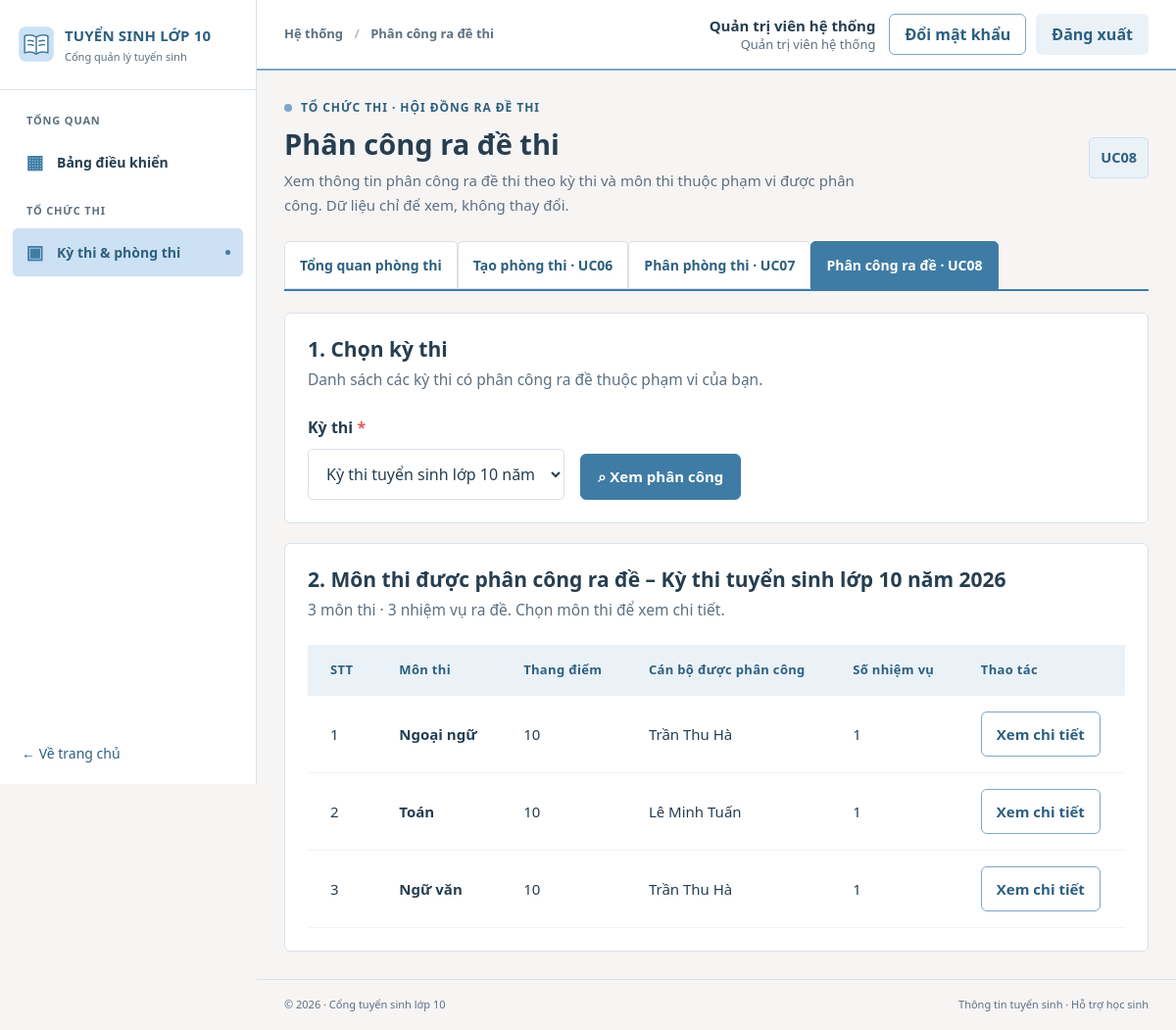
/exam/phan-cong-ra-de.php (signed in), run on the app's committed database.
### tables this page shows
CREATE TABLE TaiKhoan (
  maTaiKhoan VARCHAR(20) NOT NULL,
  tenDangNhap VARCHAR(50) NOT NULL,
  matKhau VARCHAR(255) NOT NULL,
  hoTen VARCHAR(100) NOT NULL,
  vaiTro VARCHAR(30) NOT NULL,
  maCanBo VARCHAR(20) NULL,
  maThiSinh VARCHAR(20) NULL,
  trangThai VARCHAR(20) NOT NULL DEFAULT 'Hoạt động',
  soLanSai INT NOT NULL DEFAULT 0,
  khoaDen DATETIME NULL,
  lanDangNhapCuoi DATETIME NULL,
  ngayTao DATETIME NOT NULL DEFAULT CURRENT_TIMESTAMP,
  PRIMARY KEY (maTaiKhoan),
  UNIQUE KEY uq_taikhoan_ten (tenDangNhap),
  CONSTRAINT ck_taikhoan_vaitro CHECK (vaiTro IN ('HOC_SINH','GVCN','BAN_TUYEN_SINH','HD_TUYEN_SINH','HD_COI_THI','HD_CHAM_THI','CAT_PHACH','HD_PHUC_KHAO','HD_RA_DE','QUAN_TRI')),
  CONSTRAINT ck_taikhoan_trangthai CHECK (trangThai IN ('Hoạt động','Bị khóa')),
  CONSTRAINT ck_taikhoan_solansai CHECK (soLanSai >= 0),
  CONSTRAINT fk_taikhoan_canbo FOREIGN KEY (maCanBo) REFERENCES CanBo(maCanBo),
  CONSTRAINT fk_taikhoan_thisinh FOREIGN KEY (maThiSinh) REFERENCES ThiSinh(maThiSinh)
);

CREATE TABLE KyThi (
  maKyThi VARCHAR(20) NOT NULL,
  tenKyThi VARCHAR(150) NOT NULL,
  thoiGianKetThuc DATETIME NOT NULL,
  maDot VARCHAR(20) NOT NULL,
  PRIMARY KEY (maKyThi),
  CONSTRAINT fk_kythi_dot FOREIGN KEY (maDot) REFERENCES DotTuyenSinh(maDot)
);

CREATE TABLE PhanCongRaDe (
  maPhanCong VARCHAR(20) NOT NULL,
  maKyThi VARCHAR(20) NOT NULL,
  maMonThi VARCHAR(20) NOT NULL,
  maCanBo VARCHAR(20) NOT NULL,
  thoiGianThucHien DATETIME NULL,
  thongTinNhiemVu VARCHAR(255) NOT NULL,
  PRIMARY KEY (maPhanCong),
  CONSTRAINT fk_pcrd_kythi FOREIGN KEY (maKyThi) REFERENCES KyThi(maKyThi),
  CONSTRAINT fk_pcrd_mon FOREIGN KEY (maMonThi) REFERENCES MonThi(maMonThi),
  CONSTRAINT fk_pcrd_canbo FOREIGN KEY (maCanBo) REFERENCES CanBo(maCanBo)
);

CREATE TABLE MonThi (
  maMonThi VARCHAR(20) NOT NULL,
  tenMonThi VARCHAR(100) NOT NULL,
  thangDiem DECIMAL(5,2) NOT NULL,
  PRIMARY KEY (maMonThi),
  CONSTRAINT ck_monthi_thangdiem CHECK (thangDiem > 0)
);

### config/app.php (called while the page is built, shortened)
<?php
return [
    'name' => getenv('APP_NAME') ?: 'CỔNG THÔNG TIN TUYỂN SINH VÀO LỚP 10',
    'demo_mode' => filter_var(getenv('DEMO_MODE') ?: '1', FILTER_VALIDATE_BOOLEAN),
    'timezone' => 'Asia/Ho_Chi_Minh',
    'base_path' => getenv('APP_BASE_PATH') ?: null,
];

### includes/functions.php (called while the page is built, shortened)
<?php
function app_config(): array {
    static $cfg = null;
    if ($cfg === null) {
        $cfg = require dirname(__DIR__) . '/config/app.php';
        date_default_timezone_set($cfg['timezone']);
    }
    return $cfg;
}
function e(mixed $str): string {
    return htmlspecialchars((string)$str, ENT_QUOTES | ENT_SUBSTITUTE, 'UTF-8');
}
function catalog_display_name(string $name): string {
    $name = preg_replace('/\s*\(mẫu\)\s*$/iu', '', $name) ?? $name;
    $name = preg_replace('/Phòng\s+demo\s+(\d+)-(\d{2})/iu', 'Phòng thi $1$2', $name) ?? $name;
    $name = preg_replace('/\bdemo\b\s*/iu', '', $name) ?? $name;
    return trim(preg_replace('/[ \t]{2,}/u', ' ', $name) ?? $name);
}
function base_path(): string {
    $forced = app_config()['base_path'];
    $root = realpath(dirname(__DIR__));
    $docroot = realpath($_SERVER['DOCUMENT_ROOT'] ?? '');
    $r = strtolower(str_replace('\\','/',$root));
    $d = rtrim(strtolower(str_replace('\\','/',$docroot)),'/');
    if ($r === $d) return '';
    return '';
}
function url(string $path = '', array $query = []): string {
    $prefix = rtrim(base_path(), '/');
    $clean = ltrim($path, '/');
    $target = $prefix . '/' . $clean;
    if (!$query) return $target;
    $parts = explode('#', $target, 2);
    $parts[0] .= (str_contains($parts[0], '?') ? '&' : '?') . http_build_query($query, '', '&', PHP_QUERY_RFC3986);
    return $parts[0] . (isset($parts[1]) ? '#' . $parts[1] : '');
}

### includes/auth.php (called while the page is built, shortened)
<?php
require_once __DIR__ . '/functions.php';
require_once __DIR__ . '/permissions.php';
require_once dirname(__DIR__) . '/services/auth_service.php';
function current_user(): ?array {
    static $user = false;
    if ($user !== false) return $user;
    $user = null;
    $ma = $_SESSION['user']['maTaiKhoan'] ?? null;
    try {
        $user = layTaiKhoanHoatDong((string)$ma);
    } catch (Throwable $e) {
        error_log('current_user: ' . $e->getMessage());
        $user = $_SESSION['user'];
    }
    return $user;
}
function require_auth(): array {
    $user = current_user();
    return $user;
}
function require_role(array $vaiTro): array {
    $user = require_auth();
    return $user;
}

### config/database.php (called while the page is built, shortened)
<?php
function db(): PDO {
    static $pdo = null;
    if ($pdo instanceof PDO) return $pdo;
    $localPath = __DIR__ . '/database.local.php';
    $local = is_file($localPath) ? require $localPath : [];
    $host = getenv('DB_HOST') ?: ($local['host'] ?? '127.0.0.1');
    $port = getenv('DB_PORT') ?: ($local['port'] ?? '3306');
    $name = getenv('DB_NAME') ?: ($local['name'] ?? 'dreamteam_tuyensinh10_demo');
    $user = getenv('DB_USER') ?: ($local['user'] ?? 'root');
    $passEnv = getenv('DB_PASS');
    $pass = $passEnv !== false ? $passEnv : ($local['pass'] ?? '');
    $pdo = new PDO(
        "mysql:host={$host};port={$port};dbname={$name};charset=utf8mb4", $user, $pass,
        [PDO::ATTR_ERRMODE => PDO::ERRMODE_EXCEPTION, PDO::ATTR_DEFAULT_FETCH_MODE => PDO::FETCH_ASSOC,
         PDO::ATTR_EMULATE_PREPARES => false]
    );
    return $pdo;
}

### services/auth_service.php (called while the page is built, shortened)
<?php
require_once dirname(__DIR__) . '/config/database.php';
function tk_cot_phien(): string {
    return 'maTaiKhoan, tenDangNhap, hoTen, vaiTro, maCanBo, maThiSinh, trangThai';
}
function layTaiKhoanHoatDong(string $maTaiKhoan): ?array {
    $st = db()->prepare('SELECT ' . tk_cot_phien() . " FROM TaiKhoan WHERE maTaiKhoan = ? AND trangThai = 'Hoạt động'");
    $st->execute([$maTaiKhoan]);
    return $st->fetch() ?: null;
}

### includes/permissions.php (called while the page is built, shortened)
<?php
function ten_vai_tro(string $vaiTro): string {
    return VAI_TRO[$vaiTro] ?? $vaiTro;
}
function has_role(?array $user, array $vaiTro): bool {
    return $user !== null && in_array($user['vaiTro'], $vaiTro, true);
}

### services/exam_service.php (called while the page is built, shortened)
<?php
require_once dirname(__DIR__) . '/config/database.php';
require_once dirname(__DIR__) . '/includes/permissions.php';
function layPhamViKyThiRaDe(array $user): ?array {
    if (has_role($user, ['BAN_TUYEN_SINH', 'QUAN_TRI'])) return null;
    $maCanBo = (string)($user['maCanBo'] ?? '');
    $st = db()->prepare('SELECT DISTINCT h.maKyThi
                         FROM CanBo c
                         JOIN HoiDongThi h ON h.maHoiDongThi = c.maHoiDongThi
                         WHERE c.maCanBo = ? AND h.loaiHoiDong = "Ra đề"');
    $st->execute([$maCanBo]);
    return $st->fetchAll(PDO::FETCH_COLUMN);
}
function timKyThiDuocPhanCong(?array $phamVi): array {
    $sql = 'SELECT k.maKyThi, k.tenKyThi, k.thoiGianKetThuc, COUNT(*) AS soPhanCong
            FROM PhanCongRaDe pc JOIN KyThi k ON k.maKyThi = pc.maKyThi';
    $params = [];
    $st = db()->prepare($sql . ' GROUP BY k.maKyThi, k.tenKyThi, k.thoiGianKetThuc ORDER BY k.maKyThi DESC');
    $st->execute($params);
    return $st->fetchAll();
}
function layDanhSachPhanCongRaDe(string $maKyThi = '', ?string $maCanBo = null, ?string $maMonThi = null): array {
    $sql = 'SELECT pc.maPhanCong, pc.maKyThi, k.tenKyThi, pc.maMonThi, m.tenMonThi, m.thangDiem,
                   pc.maCanBo, c.hoTen AS tenCanBo, c.chucVu,
                   COALESCE(t.tenTruongTHCS, p.tenTruongTHPT, "") AS donViCongTac,
                   pc.thoiGianThucHien, pc.thongTinNhiemVu
            FROM PhanCongRaDe pc
            JOIN KyThi k ON k.maKyThi = pc.maKyThi
            JOIN MonThi m ON m.maMonThi = pc.maMonThi
            JOIN CanBo c ON c.maCanBo = pc.maCanBo
            LEFT JOIN TruongTHCS t ON t.maTruongTHCS = c.maTruongTHCS
            LEFT JOIN TruongTHPT p ON p.maTruongTHPT = c.maTruongTHPT
            WHERE 1=1';
    $params = [];
    if ($maKyThi !== '') {
        $sql .= ' AND pc.maKyThi = ?';
        $params[] = $maKyThi;
    }
    $sql .= ' ORDER BY k.maKyThi DESC, m.maMonThi, pc.maPhanCong';
    $st = db()->prepare($sql);
    $st->execute($params);
    return $st->fetchAll();
}
function nhomPhanCongTheoMon(array $dsPhanCong): array {
    $mon = [];
    foreach ($dsPhanCong as $pc) {
        $k = $pc['maMonThi'];
        $mon[$k] ??= ['maMonThi' => $k, 'tenMonThi' => $pc['tenMonThi'], 'thangDiem' => $pc['thangDiem'], 'soNhiemVu' => 0, 'canBo' => []];
        $mon[$k]['soNhiemVu']++;
        $mon[$k]['canBo'][$pc['maCanBo']] = $pc['tenCanBo'];
    }
    return array_values($mon);
}

### exam/phan-cong-ra-de.php (the view, shortened to what this page needs)
<?php
require_once dirname(__DIR__) . '/includes/exam_ui.php';
$nguoiDung = require_role(['HD_RA_DE', 'BAN_TUYEN_SINH', 'QUAN_TRI']);
$maKyThi = ui_input('kyThi');
$maMonThi = ui_input('monThi');
$loi = null;
$dsKyThi = [];
$dsMon = [];
$kyThiHienTai = null;
try {
    $phamVi = layPhamViKyThiRaDe($nguoiDung);
    $dsKyThi = timKyThiDuocPhanCong($phamVi);
    if ($maKyThi === '' && $dsKyThi) $maKyThi = (string)$dsKyThi[0]['maKyThi'];
    if ($maKyThi !== '') {
        foreach ($dsKyThi as $k) if ($k['maKyThi'] === $maKyThi) $kyThiHienTai = $k;
        $dsMon = nhomPhanCongTheoMon(layDanhSachPhanCongRaDe($maKyThi));
    }
} catch (BusinessException $e) {
    $loi = $e->getMessage();
    $chiTietLoi = $e->details();
    if ($loi === EXAM_TB_KHONG_DU_QUYEN) { $dsMon = []; $kyThiHienTai = null; }
    $dsChiTiet = [];
} catch (Throwable $e) {
    error_log('UC08: ' . $e->getMessage());
    $loi = EXAM_TB_LOI_TAI_PHAN_CONG;
}
ui_page_start('exam', 'Phân công ra đề thi', 'Tổ chức thi · Hội đồng ra đề thi', 'Xem thông tin phân công ra đề thi theo kỳ thi và môn thi thuộc phạm vi được phân công. Dữ liệu chỉ để xem, không thay đổi.', 'UC08');
?>
<?php if (!$dsKyThi && !$loi): ?>
  <?php ui_notice('info', EXAM_TB_CHUA_CO_PHAN_CONG_RA_DE, ['Không có dữ liệu nào bị thay đổi.']); ?>
<?php else: ?>
<section class="panel">
  <div class="panel-heading">
    <div>
      <h2>1. Chọn kỳ thi</h2>
      <p>Danh sách các kỳ thi có phân công ra đề thuộc phạm vi của bạn.</p>
    </div>
  </div>
  <form method="get" class="ui-search" novalidate>
    <div class="field ui-search-btn">
      <button class="btn btn-primary" type="submit">⌕ Xem phân công</button>
    </div>
  </form>
</section>
<?php endif; ?>
<?php if ($kyThiHienTai): ?>
<section class="panel">
  <div class="panel-heading">
    <div>
      <h2>2. Môn thi được phân công ra đề – <?= e(catalog_display_name((string)$kyThiHienTai['tenKyThi'])) ?></h2>
      <p><?= count($dsMon) ?> môn thi · <?= (int)$kyThiHienTai['soPhanCong'] ?> nhiệm vụ ra đề. Chọn môn thi để xem chi tiết.</p>
    </div>
  </div>
  <div class="table-wrap">
    <table class="data-table">
      <thead><tr><th>STT</th><th>Môn thi</th><th>Thang điểm</th><th>Cán bộ được phân công</th><th>Số nhiệm vụ</th><th class="ui-align-right">Thao tác</th></tr></thead>
      <tbody>
        <?php foreach ($dsMon as $i => $m): $dangXem = $m['maMonThi'] === $maMonThi; ?>
          <tr<?= $dangXem ? ' style="background:#f0f9ff"' : '' ?>>
            <td><?= $i + 1 ?></td>
            <td><strong><?= e($m['tenMonThi']) ?></strong></td>
            <td><?= e(rtrim(rtrim((string)$m['thangDiem'], '0'), '.')) ?></td>
            <td><?= e(implode(', ', $m['canBo'])) ?></td>
            <td><?= (int)$m['soNhiemVu'] ?></td>
            <td class="ui-align-right">
              <a class="btn btn-sm <?= $dangXem ? 'btn-primary' : 'btn-outline' ?>" href="<?= e(url('exam/phan-cong-ra-de.php', ['kyThi' => $maKyThi, 'monThi' => $m['maMonThi']])) ?>">Xem chi tiết</a>
            </td>
          </tr>
        <?php endforeach; ?>
      </tbody>
    </table>
  </div>
</section>
<?php endif; ?>

### includes/header.php (shortened to what this page needs)
<?php
require_once __DIR__ . '/functions.php';
$page_title = $page_title ?? 'Trang chủ';
$layout = $layout ?? 'public';
$cfg = app_config();
$studentShell = $layout === 'dashboard' && function_exists('current_user') && has_role(current_user(), ['HOC_SINH']);
?><!doctype html>
<html lang="vi">
<head>
  <link rel="stylesheet" href="<?= e(url('assets/css/style.css')) ?>">
  <link rel="stylesheet" href="<?= e(url('assets/css/portal.css')) ?>">
</head>
<body class="<?= $studentShell ? 'student-body' : ($layout === 'dashboard' ? 'dash-body' : 'public-body') ?>">
<?php if ($studentShell): ?>
<?php require __DIR__ . '/student_shell_header.php'; ?>
<?php elseif ($layout === 'dashboard'): ?>
<div class="dash-shell">
  <?php require __DIR__ . '/sidebar.php'; ?>
  <div class="dash-main">
    <header class="dash-topbar">
      <div class="dash-topbar-left"><span class="breadcrumb">Hệ thống <span>/</span> <?= e($page_title) ?></span></div>
      <div class="dash-topbar-right"><?php $__u = function_exists('current_user') ? current_user() : null; if ($__u): ?>
        <span class="topbar-user"><strong><?= e($__u['hoTen']) ?></strong><small><?= e(ten_vai_tro($__u['vaiTro'])) ?></small></span>
        <a class="btn btn-outline btn-sm" href="<?= e(url('auth/doi-mat-khau.php')) ?>">Đổi mật khẩu</a>
        <form method="post" action="<?= e(url('auth/logout.php')) ?>" class="topbar-logout"><?= csrf_field() ?><button class="btn btn-soft btn-sm" type="submit">Đăng xuất</button></form>
      <?php else: ?><a class="avatar" href="<?= e(url('auth/login.php')) ?>" title="Đăng nhập">10</a><?php endif; ?></div>
    </header>
    <main id="main" class="dash-content">
<?php endif; ?>

### data on the page
taikhoan: hoTen "Quản trị viên hệ thống", vaiTro "Quản trị viên hệ thống"
kythi: tenKyThi "Kỳ thi tuyển sinh lớp 10 năm 2026"
phancongrade: maMonThi.tenMonThi "Ngoại ngữ", maMonThi.thangDiem "10", canBo "Trần Thu Hà", soNhiemVu "1"
phancongrade: maMonThi.tenMonThi "Toán", maMonThi.thangDiem "10", canBo "Lê Minh Tuấn", soNhiemVu "1"
phancongrade: maMonThi.tenMonThi "Ngữ văn", maMonThi.thangDiem "10", canBo "Trần Thu Hà", soNhiemVu "1"

### other printed values
$group "TỔNG QUAN"
$symbol "▦"
$label "Bảng điều khiển"
$group "TỔ CHỨC THI"
$symbol "▣"
$label "Kỳ thi & phòng thi"
$page_title "Phân công ra đề thi"
$eyebrow "TỔ CHỨC THI · HỘI ĐỒNG RA ĐỀ THI"
$title "Phân công ra đề thi"
$desc "Xem thông tin phân công ra đề thi theo kỳ thi và môn thi thuộc phạm vi được phân công. Dữ liệu chỉ để xem, không thay đổi."
$uc "UC08"
$label "Tổng quan phòng thi"
$label "Tạo phòng thi · UC06"
$label "Phân phòng thi · UC07"
$label "Phân công ra đề · UC08"
